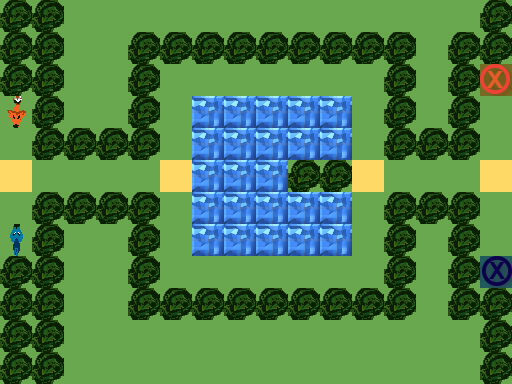

This is a level from a 2D game, rendered from its Tiled map with the project's own tilesets. A one-line summary and the complete map file follow:
An orthogonal 16x12 tile map with 32x32 px tiles, 3 tile layers (Ground, Obstacles, Objects), 1 hidden layer not drawn.

<map version="1.0" orientation="orthogonal" renderorder="right-down" width="16" height="12" tilewidth="32" tileheight="32" nextobjectid="1">
 <tileset firstgid="1" name="TilesetPlaceholder" tilewidth="32" tileheight="32" tilecount="240" columns="10">
  <image source="../../Tileset.png" width="320" height="768" />
 </tileset>
 <layer name="Ground" width="16" height="12">
  <data encoding="csv">
1,1,1,1,1,1,1,1,1,1,1,1,1,1,1,1,
1,1,1,1,1,1,1,1,1,1,1,1,1,1,1,1,
1,1,1,1,1,1,1,1,1,1,1,1,1,1,1,1,
1,1,1,1,1,1,5,5,5,5,5,1,1,1,1,1,
1,1,1,1,1,1,5,5,5,5,5,1,1,1,1,1,
2,1,1,1,1,2,5,5,5,1,1,2,1,1,1,2,
1,1,1,1,1,1,5,5,5,5,5,1,1,1,1,1,
1,1,1,1,1,1,5,5,5,5,5,1,1,1,1,1,
1,1,1,1,1,1,1,1,1,1,1,1,1,1,1,1,
1,1,1,1,1,1,1,1,1,1,1,1,1,1,1,1,
1,1,1,1,1,1,1,1,1,1,1,1,1,1,1,1,
1,1,1,1,1,1,1,1,1,1,1,1,1,1,1,1
</data>
 </layer>
 <layer name="Obstacles" width="16" height="12">
  <data encoding="csv">
42,42,0,0,0,0,0,0,0,0,0,0,0,0,0,42,
42,42,0,0,42,42,42,42,42,42,42,42,42,0,42,42,
42,42,0,0,42,0,0,0,0,0,0,0,42,0,42,0,
0,42,0,0,42,0,0,0,0,0,0,0,42,0,42,0,
0,42,42,42,42,0,0,0,0,0,0,0,42,42,42,0,
0,0,0,0,0,0,0,0,0,42,42,0,0,0,0,0,
0,42,42,42,42,0,0,0,0,0,0,0,42,42,42,0,
0,42,0,0,42,0,0,0,0,0,0,0,42,0,42,0,
42,42,0,0,42,0,0,0,0,0,0,0,42,0,42,0,
42,42,0,0,42,42,42,42,42,42,42,42,42,0,42,42,
42,42,0,0,0,0,0,0,0,0,0,0,0,0,0,42,
42,42,0,0,0,0,0,0,0,0,0,0,0,0,0,42
</data>
 </layer>
 <layer name="Objects" width="16" height="12">
  <data encoding="csv">
0,0,0,0,0,0,0,0,0,0,0,0,0,0,0,0,
0,0,0,0,0,0,0,0,0,0,0,0,0,0,0,0,
0,0,0,0,0,0,0,0,0,0,0,0,0,0,0,181,
3221225663,0,0,0,0,0,0,0,0,0,0,0,0,0,0,0,
0,0,0,0,0,0,0,0,0,0,0,0,0,0,0,0,
0,0,0,0,0,0,0,0,0,0,0,0,0,0,0,0,
0,0,0,0,0,0,0,0,0,0,0,0,0,0,0,0,
192,0,0,0,0,0,0,0,0,0,0,0,0,0,0,0,
0,0,0,0,0,0,0,0,0,0,0,0,0,0,0,182,
0,0,0,0,0,0,0,0,0,0,0,0,0,0,0,0,
0,0,0,0,0,0,0,0,0,0,0,0,0,0,0,0,
0,0,0,0,0,0,0,0,0,0,0,0,0,0,0,0
</data>
 </layer>
 <layer name="Solution" width="16" height="12" visible="0">
  <data encoding="csv">
0,0,0,0,0,0,0,0,0,0,0,0,0,0,0,0,
0,0,0,0,0,0,0,0,0,0,0,0,0,0,0,0,
0,0,0,0,0,0,0,0,0,0,0,0,0,0,0,222,
0,0,0,0,0,0,0,0,0,0,0,0,0,0,0,0,
0,0,0,0,0,0,0,0,0,0,0,0,0,0,0,0,
224,0,0,0,0,224,0,0,0,0,0,224,0,0,0,224,
0,0,0,0,0,0,0,0,0,0,0,0,0,0,0,0,
0,0,0,0,0,0,0,0,0,0,0,0,0,0,0,0,
0,0,0,0,0,0,0,0,0,0,0,0,0,0,0,222,
0,0,0,0,0,0,0,0,0,0,0,0,0,0,0,0,
0,0,0,0,0,0,0,0,0,0,0,0,0,0,0,0,
0,0,0,0,0,0,0,0,0,0,0,0,0,0,0,0
</data>
 </layer>
</map>
